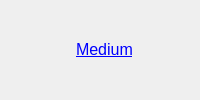
       <widget class="QFrame" name="frame_11">
        <property name="minimumSize">
         <size>
          <width>170</width>
          <height>60</height>
         </size>
        </property>
        <property name="frameShape">
         <enum>QFrame::NoFrame</enum>
        </property>
        <property name="frameShadow">
         <enum>QFrame::Raised</enum>
        </property>
        <property name="lineWidth">
         <number>0</number>
        </property>
        <layout class="QGridLayout" name="gridLayout_13">
         <item row="0" column="0">
          <widget class="QLabel" name="label_12">
           <property name="minimumSize">
            <size>
             <width>50</width>
             <height>50</height>
            </size>
           </property>
           <property name="maximumSize">
            <size>
             <width>50</width>
             <height>50</height>
            </size>
           </property>
           <property name="text">
            <string/>
           </property>
           <property name="pixmap">
            <pixmap resource="../bitcoin.qrc">:/images/res/images/links/medium.png</pixmap>
           </property>
           <property name="scaledContents">
            <bool>true</bool>
           </property>
          </widget>
         </item>
         <item row="0" column="1">
          <widget class="QFrame" name="frame_12">
           <property name="frameShape">
            <enum>QFrame::NoFrame</enum>
           </property>
           <property name="frameShadow">
            <enum>QFrame::Sunken</enum>
           </property>
           <property name="lineWidth">
            <number>0</number>
           </property>
           <layout class="QGridLayout" name="gridLayout_14">
            <item row="0" column="0">
             <widget class="QLabel" name="label_14">
              <property name="font">
               <font>
                <pointsize>12</pointsize>
               </font>
              </property>
              <property name="text">
               <string>&lt;a href=&quot;https://medium.com/@officialciredo&quot;&gt;Medium&lt;/a&gt;</string>
              </property>
              <property name="openExternalLinks">
               <bool>true</bool>
              </property>
             </widget>
            </item>
           </layout>
          </widget>
         </item>
        </layout>
       </widget>
